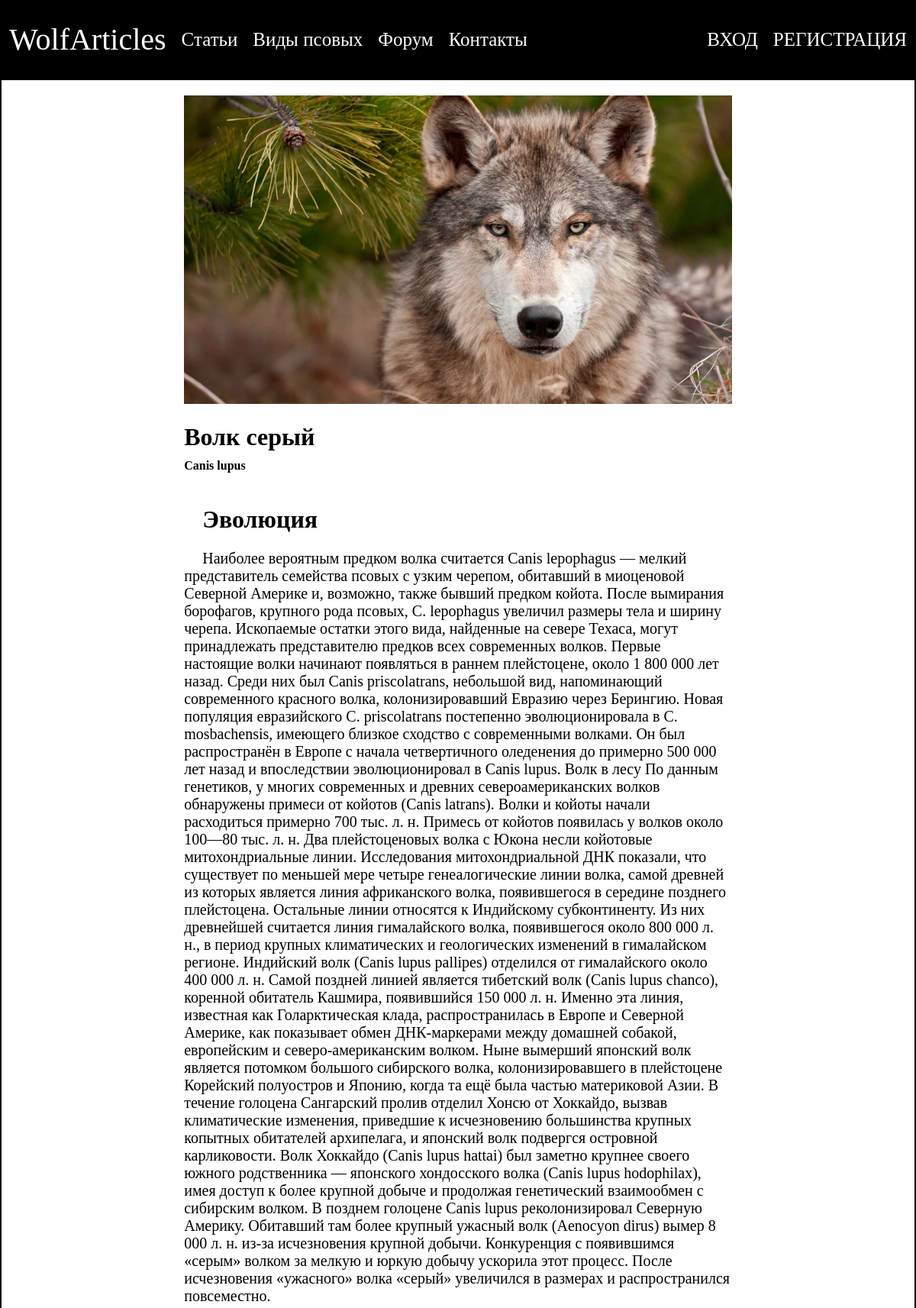
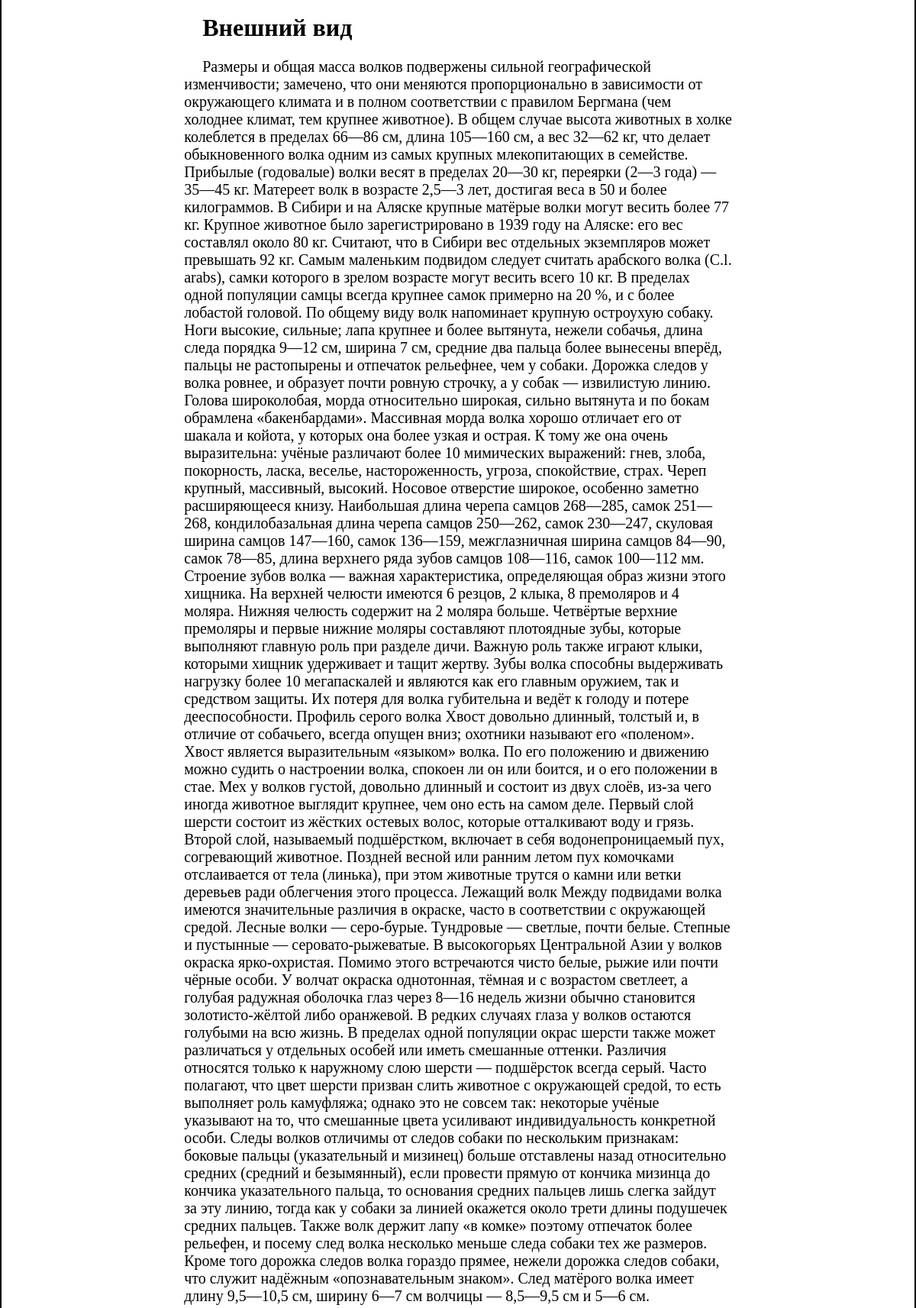
The page /show_canine.php?id=1 (upper part) on the database its author committed (2 pictures, top to bottom).
### tables this page shows
CREATE TABLE `canines` (
  `id` int(11) NOT NULL,
  `name` tinytext,
  `lat_name` tinytext NOT NULL,
  `other_info` mediumtext NOT NULL,
  `image_src` tinytext
);

### scripts/create_canine_page.php (the view)
<?php
include_once 'connection.php';
function convert_to_html($text){
    return str_replace(PHP_EOL, '<br>', $text);
}
$id = $_GET["id"];
$sql = "SELECT * FROM canines WHERE id = \"$id\";";
$conn = new mysqli($host, $login, $password, $database);
$result = mysqli_query($conn, $sql);
$result->data_seek(0);
$row = $result->fetch_assoc();
?>
<div id="profile_photo"><img src="<?php echo $row["image_src"] ?>"/></div>
<h1 id="canine_name"><?php echo htmlentities($row["name"]); ?></h1>
<h4 id="lat_name"><?php echo htmlentities($row["lat_name"]); ?></h4>
<div id="canine_info"><?php echo convert_to_html($row["other_info"]); ?></div>

### styles/main.css (style rules this page uses)
html, body { height: 100%; margin: 0; font-family: 'Calibri', Times, serif; }
p { font-size: 20px; }
body { display: grid; grid-template-columns: 1fr; grid-template-rows: auto 1fr auto; grid-template-areas: "header" "content" "footer"; }

### styles/content.css (style rules this page uses)
#profile_photo, #profile_photo img, .canine_img { width: 100%; }
#profile_photo { margin-top: 20px; }
#profile_photo img, .canine_img { height: auto; }
#canine_name { margin-bottom: 5px; }
#lat_name { margin-top: 5px; }
#article_text, #canine_info { text-indent: 1.5em; }

### rows shown on the page
canines: image_src (picture), name "Волк серый", lat_name "Canis lupus", other_info "Эволюция Наиболее вероятным предком волка считается Canis lepophagus — мелкий представитель семейства псовых с узким черепом, обитавший в миоценовой Северной Америке и, возможно, также бывший предком койота. После вымирания борофагов, крупного рода псовых, C. lepophagus увеличил размеры тела и ширину черепа. Ископаемые остатки этого вида, найденные на севере Техаса, могут принадлежать представителю предков всех современных волков. Первые настоящие волки начинают появляться в раннем плейстоцене, около 1 800 000 лет назад. Среди них был Canis priscolatrans, небольшой вид, напоминающий современного красного волка, колонизировавший Евразию через Берингию. Новая популяция евразийского C.…"
